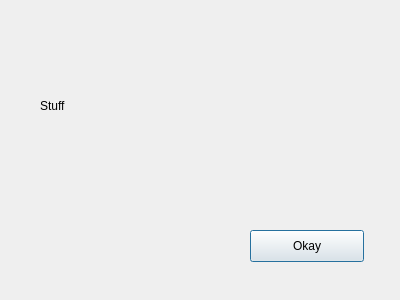
<?xml version="1.0" encoding="UTF-8"?>
<ui version="4.0">
 <class>Dialog</class>
 <widget class="QDialog" name="Dialog">
  <property name="geometry">
   <rect>
    <x>0</x>
    <y>0</y>
    <width>400</width>
    <height>300</height>
   </rect>
  </property>
  <property name="windowTitle">
   <string>Dialog</string>
  </property>
  <widget class="QPushButton" name="okay_button">
   <property name="geometry">
    <rect>
     <x>250</x>
     <y>230</y>
     <width>114</width>
     <height>32</height>
    </rect>
   </property>
   <property name="text">
    <string>Okay</string>
   </property>
  </widget>
  <widget class="QLabel" name="label">
   <property name="geometry">
    <rect>
     <x>40</x>
     <y>40</y>
     <width>301</width>
     <height>131</height>
    </rect>
   </property>
   <property name="text">
    <string>Stuff</string>
   </property>
  </widget>
 </widget>
 <resources/>
 <connections>
  <connection>
   <sender>okay_button</sender>
   <signal>clicked()</signal>
   <receiver>Dialog</receiver>
   <slot>quit()</slot>
   <hints>
    <hint type="sourcelabel">
     <x>306</x>
     <y>245</y>
    </hint>
    <hint type="destinationlabel">
     <x>199</x>
     <y>149</y>
    </hint>
   </hints>
  </connection>
 </connections>
 <slots>
  <slot>quit()</slot>
 </slots>
</ui>
